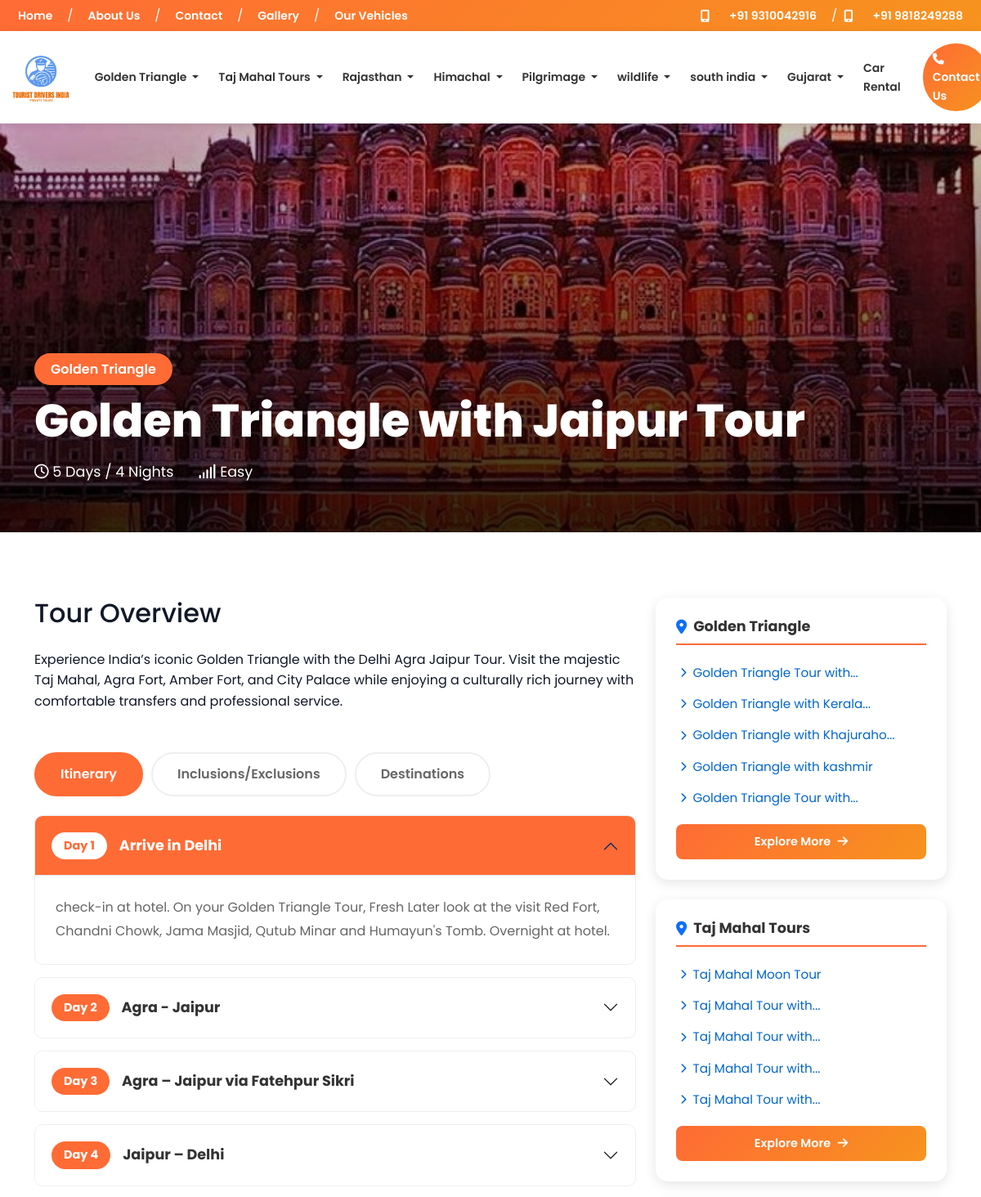
Page /package/golden-triangle-with-jaipur-tour (upper part) on the committed database.
### tables this page shows
CREATE TABLE `site_settings` (
  `id` int(11) NOT NULL,
  `setting_key` varchar(100) NOT NULL,
  `setting_value` text DEFAULT NULL,
  `setting_group` varchar(50) DEFAULT NULL,
  `updated_at` timestamp NOT NULL DEFAULT current_timestamp() ON UPDATE current_timestamp()
);

CREATE TABLE `categories` (
  `id` int(11) NOT NULL,
  `name` varchar(100) NOT NULL,
  `slug` varchar(100) NOT NULL,
  `description` text DEFAULT NULL,
  `icon` varchar(255) DEFAULT NULL,
  `display_order` int(11) DEFAULT 0,
  `is_active` tinyint(1) DEFAULT 1,
  `show_in_header` tinyint(1) DEFAULT 1,
  `created_at` timestamp NOT NULL DEFAULT current_timestamp(),
  `updated_at` timestamp NOT NULL DEFAULT current_timestamp() ON UPDATE current_timestamp()
);

CREATE TABLE `tour_packages` (
  `id` int(11) NOT NULL,
  `category_id` int(11) NOT NULL,
  `title` varchar(255) NOT NULL,
  `slug` varchar(255) NOT NULL,
  `short_description` text DEFAULT NULL,
  `description` longtext DEFAULT NULL,
  `duration_days` int(11) NOT NULL,
  `duration_nights` int(11) NOT NULL,
  `base_price` decimal(10,2) NOT NULL,
  `discounted_price` decimal(10,2) DEFAULT NULL,
  `price_type` enum('per_person','per_group') DEFAULT 'per_person',
  `featured_image` varchar(255) DEFAULT NULL,
  `gallery_images` text DEFAULT NULL,
  `video_url` varchar(255) DEFAULT NULL,
  `max_group_size` int(11) DEFAULT 20,
  `min_age` int(11) DEFAULT 0,
  `difficulty_level` enum('easy','moderate','challenging','difficult') DEFAULT 'easy',
  `inclusions` text DEFAULT NULL,
  `exclusions` text DEFAULT NULL,
  `meta_title` varchar(255) DEFAULT NULL,
  `meta_description` text DEFAULT NULL,
  `meta_keywords` text DEFAULT NULL,
  `is_active` tinyint(1) DEFAULT 1,
  `is_featured` tinyint(1) DEFAULT 0,
  `is_bestseller` tinyint(1) DEFAULT 0,
  `display_order` int(11) DEFAULT 0,
  `views` int(11) DEFAULT 0,
  `created_at` timestamp NOT NULL DEFAULT current_timestamp(),
  `updated_at` timestamp NOT NULL DEFAULT current_timestamp() ON UPDATE current_timestamp()
);

CREATE TABLE `package_itinerary` (
  `id` int(11) NOT NULL,
  `package_id` int(11) NOT NULL,
  `day_number` int(11) NOT NULL,
  `title` varchar(255) NOT NULL,
  `description` text NOT NULL,
  `meals` varchar(100) DEFAULT NULL,
  `accommodation` varchar(255) DEFAULT NULL,
  `activities` text DEFAULT NULL,
  `display_order` int(11) DEFAULT 0,
  `created_at` timestamp NOT NULL DEFAULT current_timestamp()
);

### includes/config.php (called while the page is built, shortened)
<?php
$is_local = true;
if (isset($_SERVER['HTTP_HOST'])) {
    $is_local = (
        $_SERVER['HTTP_HOST'] === 'localhost' ||
        $_SERVER['HTTP_HOST'] === '127.0.0.1' ||
        strpos($_SERVER['HTTP_HOST'], 'localhost:') === 0
    );
}
if ($is_local) {
    $db_host = "localhost";
    $db_user = "root";
    $db_pass = "";
    $db_name = "sspsof5_tdspt2";
} else {
    $db_host = "localhost";
    $db_user = "sspsof5_tdip";
    $db_pass = "c3BLiUFay6bU";
    $db_name = "sspsof5_tdip";
    define('SITE_URL', 'https://touristdriversindiaprivatetours.com/');
}
$conn = new mysqli($db_host, $db_user, $db_pass, $db_name);
$conn->set_charset("utf8mb4");
function getSetting($key) {
    global $conn;
    $stmt = $conn->prepare("SELECT setting_value FROM site_settings WHERE setting_key = ?");
    $stmt->bind_param("s", $key);
    $stmt->execute();
    $result = $stmt->get_result();
    if ($row = $result->fetch_assoc()) {
        return $row['setting_value'];
    }
    return null;
}
?>

### package-detail.php (the view, shortened to what this page needs)
<?php
require_once 'includes/config.php';
$package_id = isset($_GET['id']) ? intval($_GET['id']) : 0;
$package_slug = isset($_GET['slug']) ? mysqli_real_escape_string($conn, $_GET['slug']) : '';
if($package_id > 0) {
    $where = "p.id = $package_id";
} elseif(!empty($package_slug)) {
    $where = "p.slug = '$package_slug'";
} else {
    header('Location: tour-packages');
    exit;
}
$package_query = "SELECT p.*, c.name as category_name, c.slug as category_slug
                  FROM tour_packages p
                  LEFT JOIN categories c ON p.category_id = c.id
                  WHERE $where AND p.is_active = 1";
$package_result = $conn->query($package_query);
$package = $package_result->fetch_assoc();
$package_id = $package['id'];
$itinerary_query = "SELECT * FROM package_itinerary WHERE package_id = $package_id ORDER BY day_number ASC";
$itinerary = $conn->query($itinerary_query);
$destinations_query = "SELECT d.*
                       FROM package_destinations pd
                       JOIN destinations d ON pd.destination_id = d.id
                       WHERE pd.package_id = $package_id
                       ORDER BY pd.display_order";
$destinations = $conn->query($destinations_query);
$conn->query("UPDATE tour_packages SET views = views + 1 WHERE id = $package_id");
include 'includes/header.php';
?>
<section class="package-hero" style="background-image: url('<?php echo SITE_URL . 'uploads/packages/' . ($package['featured_image'] ?? 'default.jpg'); ?>')">
    <div class="container">
        <div class="package-hero-content">
            <div class="package-category mb-3">
                <span style="background: #FF6B35; padding: 8px 20px; border-radius: 50px; font-weight: 600;">
                    <?php echo htmlspecialchars($package['category_name']); ?>
                </span>
            </div>
            <h1 class="package-hero-title"><?php echo htmlspecialchars($package['title']); ?></h1>
            <div class="package-hero-meta">
                <span><i class="far fa-clock"></i> <?php echo $package['duration_days']; ?> Days / <?php echo $package['duration_nights']; ?> Nights</span>
                <span><i class="fas fa-signal"></i> <?php echo ucfirst($package['difficulty_level']); ?></span>
            </div>
        </div>
    </div>
</section>
<section class="package-details-section">
    <div class="container">
        <div class="row">
            <div class="col-lg-8">
                <div class="mb-5">
                    <h2 class="mb-4">Tour Overview</h2>
                    <div class="content">
                        <?php echo $package['description']; ?>
                    </div>
                </div>
                <div class="tab-content-section">
                    <ul class="nav nav-tabs mb-4" role="tablist">
                        <li class="nav-item">
                            <a class="nav-link active" data-bs-toggle="tab" href="#itinerary">Itinerary</a>
                        </li>
                        <li class="nav-item">
                            <a class="nav-link" data-bs-toggle="tab" href="#inclusions">Inclusions/Exclusions</a>
                        </li>
                        <?php if($destinations->num_rows > 0): ?>
                        <li class="nav-item">
                            <a class="nav-link" data-bs-toggle="tab" href="#destinations">Destinations</a>
                        </li>
                        <?php endif; ?>
                    </ul>
                    <div class="tab-content">
                        <div class="tab-pane fade show active" id="itinerary">
                            <?php if($itinerary->num_rows > 0): ?>
                                <div class="accordion" id="itineraryAccordion">
                                    <?php
                                    $day_count = 0;
                                    while($day = $itinerary->fetch_assoc()):
                                        $day_count++;
                                        $collapse_id = "day" . $day['day_number'];
                                    ?>
                                    <div class="accordion-item" style="border: 1px solid #eee; margin-bottom: 15px; border-radius: 10px; overflow: hidden;">
                                        <h2 class="accordion-header">
                                            <button class="accordion-button <?php echo $day_count > 1 ? 'collapsed' : ''; ?>" type="button" data-bs-toggle="collapse" data-bs-target="#<?php echo $collapse_id; ?>" aria-expanded="<?php echo $day_count == 1 ? 'true' : 'false'; ?>" style="background: <?php echo $day_count == 1 ? '#FF6B35' : 'white'; ?>; color: <?php echo $day_count == 1 ? 'white' : '#333'; ?>; font-weight: 700; font-size: 1.1rem; padding: 20px;">
                                                <span style="background: <?php echo $day_count == 1 ? 'white' : '#FF6B35'; ?>; color: <?php echo $day_count == 1 ? '#FF6B35' : 'white'; ?>; padding: 8px 15px; border-radius: 20px; margin-right: 15px; font-size: 0.9rem;">Day <?php echo $day['day_number']; ?></span>
                                                <?php echo htmlspecialchars($day['title']); ?>
                                            </button>
                                        </h2>
                                        <div id="<?php echo $collapse_id; ?>" class="accordion-collapse collapse <?php echo $day_count == 1 ? 'show' : ''; ?>" data-bs-parent="#itineraryAccordion">
                                            <div class="accordion-body" style="padding: 25px; color: #666; line-height: 1.8; font-size: 1rem;">
                                                <?php echo nl2br(htmlspecialchars($day['description'])); ?>
                                            </div>
                                        </div>
                                    </div>
                                    <?php endwhile; ?>
                                </div>
                            <?php else: ?>
                                <p class="text-muted">Itinerary details will be provided upon request.</p>
                            <?php endif; ?>
                        </div>
                    </div>
                </div>
            </div>
            <div class="col-lg-4">
                <div class="package-sidebar">
                    <?php
                    $categories_query = $conn->query("SELECT * FROM categories WHERE is_active = 1 ORDER BY display_order LIMIT 5");
                    while($cat = $categories_query->fetch_assoc()):
                        $cat_packages = $conn->query("SELECT id, title, slug FROM tour_packages WHERE category_id = {$cat['id']} AND is_active = 1 AND id != {$package_id} ORDER BY created_at DESC LIMIT 5");
                        if($cat_packages->num_rows > 0):
                    ?>
                    <div class="sidebar-widget mb-4">
                        <h5 class="widget-title">
                            <i class="fas fa-map-marker-alt text-primary"></i>
                            <?php
                            $cat_name = $cat['name'];
                            $cat_words = explode(' ', $cat_name);
                            echo htmlspecialchars(implode(' ', array_slice($cat_words, 0, 4)));
                            ?>
                        </h5>
                        <ul class="related-packages-list">
                            <?php while($rel_pkg = $cat_packages->fetch_assoc()): ?>
                            <li>
                                <a href="<?php echo SITE_URL; ?>package/<?php echo $rel_pkg['slug'] ?: $rel_pkg['id']; ?>">
                                    <i class="fas fa-chevron-right"></i>
                                    <?php
                                    $pkg_title = $rel_pkg['title'];
                                    $title_words = explode(' ', $pkg_title);
                                    echo htmlspecialchars(implode(' ', array_slice($title_words, 0, 4)));
                                    if(count($title_words) > 4) echo '...';
                                    ?>
                                </a>
                            </li>
                            <?php endwhile; ?>
                        </ul>
                        <a href="<?php echo SITE_URL; ?>tour-packages?category=<?php echo $cat['slug']; ?>" class="btn-explore-more">
                            Explore More <i class="fas fa-arrow-right"></i>
                        </a>
                    </div>
                    <?php
                        endif;
                    endwhile;
                    ?>
                </div>
            </div>
        </div>
    </div>
</section>
<?php include 'includes/footer.php'; ?>

### includes/header.php (shortened to what this page needs)
<!DOCTYPE html>
<html lang="en">
<head>
    <link href="https://cdn.jsdelivr.net/npm/bootstrap@5.3.2/dist/css/bootstrap.min.css" rel="stylesheet">
    <link rel="stylesheet" href="https://cdnjs.cloudflare.com/ajax/libs/font-awesome/6.5.1/css/all.min.css">
    <link rel="stylesheet" href="https://cdn.jsdelivr.net/npm/sweetalert2@11/dist/sweetalert2.min.css">
    <link rel="stylesheet" href="<?php echo SITE_URL; ?>assets/css/main-style.css?v=<?php echo time(); ?>">
</head>
<body>
    <div class="top-info-bar" style="color: #fff; font-size: 15px; padding: 7px 0;">
        <div class="container-fluid">
            <div class="d-flex justify-content-between align-items-center flex-wrap">
                <div class="d-flex align-items-center flex-wrap custom-header-left" style="gap: 0.5rem;">
                    <a href="<?php echo SITE_URL; ?>" style="color: #fff; text-decoration: none;">Home</a>
                    <span class="">/</span>
                    <a href="about.php" style="color: #fff; text-decoration: none;">About Us</a>
                    <span class="">/</span>
                    <a href="contact.php" style="color: #fff; text-decoration: none;">Contact</a>
                    <span class="">/</span>
                    <a href="gallery.php" style="color: #fff; text-decoration: none;">Gallery</a>
                    <span class="">/</span>
                    <a href="vehicles.php" style="color: #fff; text-decoration: none;">Our Vehicles</a>
                </div>
                <div class="d-flex align-items-center flex-wrap custom-header-right" style="gap: 0.5rem;">
                    <i class="fa fa-mobile-alt"></i>
                    <span><a href="tel:<?php echo getSetting('site_phone'); ?>"><?php echo getSetting('site_phone') ?: '+91 9310042916'; ?></a></span>
                    <span class="">/</span>
                    <i class="fa fa-mobile-alt"></i>
                    <span><a href="tel:9818249288?>"> +91 9818249288</a></span>
                </div>
            </div>
        </div>
    </div>
    <nav class="navbar navbar-expand-lg main-navbar sticky-top">
        <div class="container-fluid">
            <a class="navbar-brand" href="<?php echo SITE_URL; ?>">
                <img src="<?php echo SITE_URL; ?>assets/img/logo.png" alt="Tourist Drivers India" class="navbar-brand-logo">
            </a>
            <div class="collapse navbar-collapse d-none d-lg-block" id="mainNavbar">
                <ul class="navbar-nav ms-auto align-items-center">
                    <?php
                    $nav_categories = $conn->query("SELECT * FROM categories WHERE is_active = 1 AND show_in_header = 1 ORDER BY display_order");
                    while($nav_cat = $nav_categories->fetch_assoc()):
                        $nav_packages = $conn->query("SELECT id, title, slug FROM tour_packages WHERE category_id = {$nav_cat['id']} AND is_active = 1 ORDER BY display_order LIMIT 10");
                        $has_nav_packages = $nav_packages->num_rows > 0;
                    ?>
                    <li class="nav-item dropdown">
                                <a class="nav-link dropdown-toggle" href="<?php echo SITE_URL; ?>tour-packages?category=<?php echo $nav_cat['id']; ?>"
                                    <?php if($has_nav_packages): ?>data-bs-toggle="dropdown"<?php endif; ?> >
                            <?php echo htmlspecialchars($nav_cat['name']); ?>
                        </a>
                    </li>
                    <?php endwhile; ?>
                    <li class="nav-item">
                        <a class="nav-link" href="<?php echo SITE_URL; ?>vehicles">Car Rental</a>
                    </li>
                    <li class="nav-item">
                        <a class="nav-link navbar-contact-btn" href="<?php echo SITE_URL; ?>contact">
                            <i class="fas fa-phone me-2"></i>Contact Us
                        </a>
                    </li>
                </ul>
            </div>
        </div>
    </nav>

### rows in the picture
site_settings: setting_value "+91 9310042916"
categories: name "Golden Triangle"
categories: name "Taj Mahal Tours"
categories: name "Rajasthan"
categories: name "Himachal"
categories: name "Pilgrimage"
categories: name "wildlife"
categories: name "south india"
categories: name "Gujarat"
tour_packages: featured_image (picture), category.name "Golden Triangle", title "Golden Triangle with Jaipur Tour", duration_days "5", duration_nights "4", difficulty_level "Easy", description "Experience India’s iconic Golden Triangle with the Delhi Agra Jaipur Tour. Visit the majestic Taj Mahal, Agra Fort, Amber Fort, and City Palace while enjoying a culturally rich journey with comfortable transfers and professional service."
package_itinerary: day_number "1", title "Arrive in Delhi", description "check-in at hotel. On your Golden Triangle Tour, Fresh Later look at the visit Red Fort, Chandni Chowk, Jama Masjid, Qutub Minar and Humayun's Tomb. Overnight at hotel."
package_itinerary: day_number "2", title "Agra - Jaipur"
package_itinerary: day_number "3", title "Agra – Jaipur via Fatehpur Sikri"
package_itinerary: day_number "4", title "Jaipur – Delhi"
tour_packages: title "Golden Triangle Tour with"
tour_packages: title "Golden Triangle with Kerala"
tour_packages: title "Golden Triangle with Khajuraho"
tour_packages: title "Golden Triangle with kashmir"
tour_packages: title "Golden Triangle Tour with"
tour_packages: title "Taj Mahal Moon Tour"
tour_packages: title "Taj Mahal Tour with"
tour_packages: title "Taj Mahal Tour with"
tour_packages: title "Taj Mahal Tour with"
tour_packages: title "Taj Mahal Tour with"
